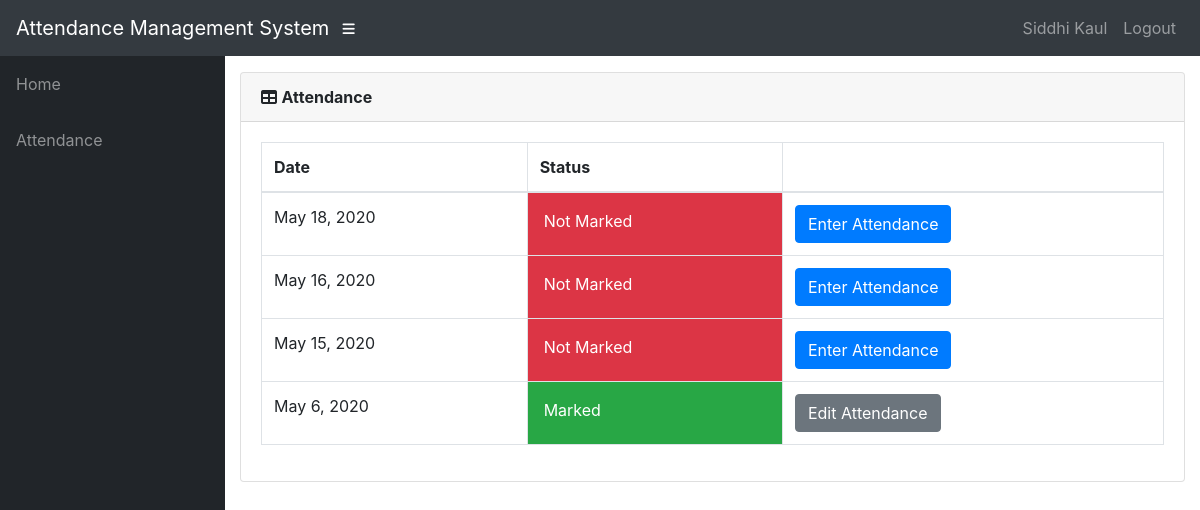
/polls/teacher/1/ClassDates/ (signed in), run on the app's committed database.
### polls/models.py (models this page shows, shortened)
class User(AbstractUser):
    @property
    def is_student(self):
        if hasattr(self, 'student'):
            return True
        return False

class Student(models.Model):
        user = models.OneToOneField(User, on_delete=models.CASCADE,null=True)
        name = models.CharField(max_length=200)
        roll_no = models.IntegerField(default=0)
        class_id = models.ForeignKey(Class,on_delete=models.CASCADE,default=1)
        father_name = models.CharField(max_length=100,default=1)
        sex = models.CharField(max_length=10,choices=sex_choice,default='male')

class AttendenceClass(models.Model):
        assign=models.ForeignKey(Assign,on_delete=models.CASCADE)
        date=models.DateField()
        status=models.IntegerField(default=0)

### polls/views.py (the view)
# urls.py: path('teacher/<int:assign_id>/ClassDates/',views.t_class_date,name='t_class_date'),
@login_required()
def t_class_date(request,assign_id):
	ass=get_object_or_404(Assign,id=assign_id)
	print(ass)
	now=timezone.now()
	att_list=ass.attendenceclass_set.filter(date__lte=now).order_by('-date')
	return render(request,'polls/t_class_date.html',{'att_list':att_list})

### polls/models.py (called while the page is built)
        def __str__(self):
            return self.name

        def __str__(self):
            d=Dept.objects.get(name=self.dept)
            return '%s : %d %s' % (d.name,self.sem,self.section)

        def __str__(self):
            cr=Course.objects.get(id=self.course_id)
            cl=Class.objects.get(id=self.class_id_id)
            tr=Teacher.objects.get(id=self.teacher_id)
            return '%s : %s : %s' % (cr.shortname,cl,tr.name)

### polls/templates/polls/t_class_date.html
{% extends 'polls/base.html' %}
{% block content %}
    <div class="card mb-3">
        <div class="card-header">
              <i class="fas fa-table"></i>
            <b>Attendance</b></div>
            <div class="card-body">
              <div class="table-responsive">
                <table class="table table-bordered" id="dataTable" width="100%" cellspacing="0">
                  <thead>
                    <tr>
                        <th>Date</th>
                        <th>Status</th>
                        <th></th>
                    </tr>
                  </thead>
                  <tbody>
                    {% for a in att_list %}
                    <tr>
                        <td>{{ a.date }}</td>
                        {% if a.status == 0 %}
                            <td class="p-3 mb-2 bg-danger text-white">Not Marked</td>
                            <td>
                                <a class="btn btn-primary" href="{% url 't_attendance' a.id %}" role="button">Enter Attendance</a>
                            </td>
                        {% else %}
                            <td class="p-3 mb-2 bg-success text-white">Marked</td>
                            <td><a class="btn btn-secondary" href="{% url 'edit_att' a.id %}" role="button">Edit Attendance</a> </td>
                        {% endif %}
                    </tr>
                    {% empty %}
                            <p>student has no courses</p>
                    {% endfor %}
                  </tbody>
                </table>
              </div>
        </div>
    </div>
{% endblock %}

### polls/templates/polls/base.html (shortened to what this page needs)
<!DOCTYPE html>
<html lang="en">
  <head>
      {% load static %}
    <link href="{% static '/polls/bootstrap/vendor/bootstrap/css/bootstrap.min.css' %}" rel="stylesheet">
    <link href="{% static '/polls/bootstrap/vendor/fontawesome-free/css/all.min.css' %}" rel="stylesheet" type="text/css">
    <link href="{% static '/polls/bootstrap/vendor/datatables/dataTables.bootstrap4.css' %}" rel="stylesheet">
    <link href="{% static '/polls/bootstrap/css/sb-admin.css' %}" rel="stylesheet">
  </head>
  <body id="page-top">
    <nav class="navbar navbar-expand navbar-dark bg-dark static-top">
      <a class="navbar-brand mr-1" href="{% url 'home' %}">Attendance Management System</a>
      <button class="btn btn-link btn-sm text-white order-1 order-sm-0" id="sidebarToggle" href="#">
        <i class="fas fa-bars"></i>
      </button>
        <div class="collapse navbar-collapse" id="navbarResponsive">
          <ul class="navbar-nav ml-auto">
            <li class="nav-item">
                {% if request.user.is_student %}
                    <a class="nav-link text-capitalize">{{ request.user.student.name }}</a>
                {% elif request.user.is_teacher %}
                    <a class="nav-link text-capitalize">{{ request.user.teacher.name }}</a>
                {% endif %}
            </li>
            <li class="nav-item">
                <a class="nav-link" href="#" data-toggle="modal" data-target="#logoutModal">Logout</a>
            </li>
          </ul>
        </div>
    </nav>
    <div id="wrapper">
      <ul class="sidebar navbar-nav">
            <li class="nav-item">
              <a class="nav-link" href="{% url 'home' %}">
                <span>Home</span>
              </a>
            </li>
        {% if request.user.is_student %}
            <li class="nav-item">
              <a class="nav-link" href="#">
                <span>Attendance</span>
              </a>
            </li>
        {% endif %}
      </ul>
      <div id="content-wrapper">
        <div class="container-fluid">
            {% block content %}
            {% endblock %}
        </div>
      </div>
    </div>
  </body>
</html>

### data on the page
User: user.student.name "Siddhi Kaul"
AttendenceClass: date "May 18, 2020", status "Not Marked"
AttendenceClass: date "May 16, 2020", status "Not Marked"
AttendenceClass: date "May 15, 2020", status "Not Marked"
AttendenceClass: date "May 6, 2020", status "Marked"
